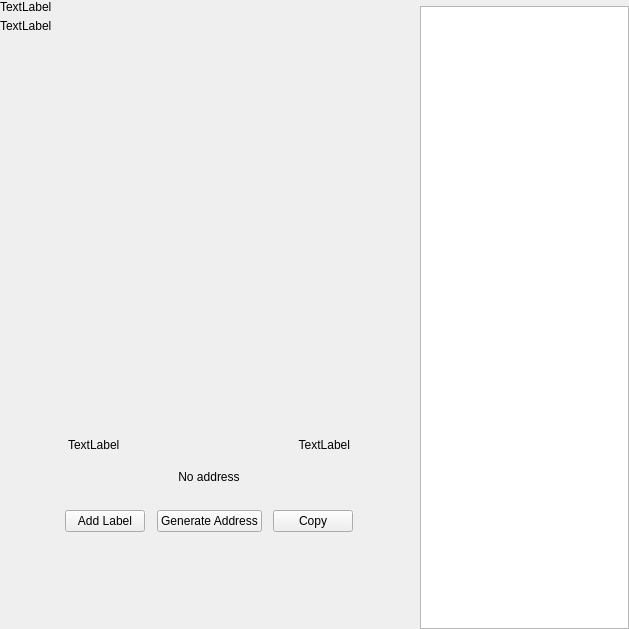
<?xml version="1.0" encoding="UTF-8"?>
<ui version="4.0">
 <class>ReceiveWidget</class>
 <widget class="QWidget" name="ReceiveWidget">
  <property name="geometry">
   <rect>
    <x>0</x>
    <y>0</y>
    <width>629</width>
    <height>629</height>
   </rect>
  </property>
  <property name="minimumSize">
   <size>
    <width>0</width>
    <height>0</height>
   </size>
  </property>
  <property name="windowTitle">
   <string>Form</string>
  </property>
  <layout class="QHBoxLayout" name="horizontalLayout_2" stretch="2,1">
   <property name="spacing">
    <number>0</number>
   </property>
   <property name="leftMargin">
    <number>0</number>
   </property>
   <property name="topMargin">
    <number>0</number>
   </property>
   <property name="rightMargin">
    <number>0</number>
   </property>
   <property name="bottomMargin">
    <number>0</number>
   </property>
   <item>
    <widget class="QWidget" name="left" native="true">
     <layout class="QVBoxLayout" name="verticalLayout_3">
      <property name="leftMargin">
       <number>0</number>
      </property>
      <property name="topMargin">
       <number>0</number>
      </property>
      <property name="rightMargin">
       <number>0</number>
      </property>
      <property name="bottomMargin">
       <number>0</number>
      </property>
      <item>
       <layout class="QVBoxLayout" name="verticalLayout_2">
        <property name="spacing">
         <number>0</number>
        </property>
        <property name="leftMargin">
         <number>0</number>
        </property>
        <item>
         <layout class="QHBoxLayout" name="horizontalLayout_3">
          <property name="spacing">
           <number>0</number>
          </property>
          <item>
           <layout class="QVBoxLayout" name="verticalLayout_4">
            <property name="spacing">
             <number>5</number>
            </property>
            <item>
             <widget class="QLabel" name="labelTitle">
              <property name="text">
               <string>TextLabel</string>
              </property>
             </widget>
            </item>
            <item alignment="Qt::AlignTop">
             <widget class="QLabel" name="labelSubtitle1">
              <property name="text">
               <string>TextLabel</string>
              </property>
             </widget>
            </item>
           </layout>
          </item>
          <item>
           <spacer name="horizontalSpacer">
            <property name="orientation">
             <enum>Qt::Horizontal</enum>
            </property>
            <property name="sizeHint" stdset="0">
             <size>
              <width>40</width>
              <height>20</height>
             </size>
            </property>
           </spacer>
          </item>
         </layout>
        </item>
        <item>
         <spacer name="verticalSpacer_2">
          <property name="orientation">
           <enum>Qt::Vertical</enum>
          </property>
          <property name="sizeType">
           <enum>QSizePolicy::Expanding</enum>
          </property>
          <property name="sizeHint" stdset="0">
           <size>
            <width>20</width>
            <height>50</height>
           </size>
          </property>
         </spacer>
        </item>
        <item alignment="Qt::AlignHCenter">
         <widget class="QWidget" name="layoutQR" native="true">
          <property name="maximumSize">
           <size>
            <width>510</width>
            <height>16777215</height>
           </size>
          </property>
          <layout class="QVBoxLayout" name="verticalLayoutQr">
           <item>
            <spacer name="verticalSpacer11">
             <property name="orientation">
              <enum>Qt::Vertical</enum>
             </property>
             <property name="sizeType">
              <enum>QSizePolicy::Fixed</enum>
             </property>
             <property name="sizeHint" stdset="0">
              <size>
               <width>20</width>
               <height>20</height>
              </size>
             </property>
            </spacer>
           </item>
           <item alignment="Qt::AlignHCenter">
            <widget class="QLabel" name="labelQrImg">
             <property name="minimumSize">
              <size>
               <width>260</width>
               <height>260</height>
              </size>
             </property>
             <property name="maximumSize">
              <size>
               <width>260</width>
               <height>260</height>
              </size>
             </property>
             <property name="text">
              <string/>
             </property>
             <property name="alignment">
              <set>Qt::AlignCenter</set>
             </property>
            </widget>
           </item>
           <item>
            <spacer name="verticalSpacer_21">
             <property name="orientation">
              <enum>Qt::Vertical</enum>
             </property>
             <property name="sizeType">
              <enum>QSizePolicy::Fixed</enum>
             </property>
             <property name="sizeHint" stdset="0">
              <size>
               <width>20</width>
               <height>30</height>
              </size>
             </property>
            </spacer>
           </item>
           <item>
            <widget class="QWidget" name="widget" native="true">
             <property name="minimumSize">
              <size>
               <width>0</width>
               <height>0</height>
              </size>
             </property>
             <layout class="QHBoxLayout" name="horizontalLayout_5">
              <item>
               <widget class="QLabel" name="labelLabel">
                <property name="text">
                 <string>TextLabel</string>
                </property>
               </widget>
              </item>
              <item>
               <spacer name="horizontalSpacer_2">
                <property name="orientation">
                 <enum>Qt::Horizontal</enum>
                </property>
                <property name="sizeHint" stdset="0">
                 <size>
                  <width>141</width>
                  <height>20</height>
                 </size>
                </property>
               </spacer>
              </item>
              <item>
               <widget class="QLabel" name="labelDate">
                <property name="text">
                 <string>TextLabel</string>
                </property>
                <property name="alignment">
                 <set>Qt::AlignRight|Qt::AlignTrailing|Qt::AlignVCenter</set>
                </property>
               </widget>
              </item>
             </layout>
            </widget>
           </item>
           <item>
            <widget class="QLabel" name="labelAddress">
             <property name="sizePolicy">
              <sizepolicy hsizetype="Expanding" vsizetype="Preferred">
               <horstretch>0</horstretch>
               <verstretch>0</verstretch>
              </sizepolicy>
             </property>
             <property name="minimumSize">
              <size>
               <width>300</width>
               <height>0</height>
              </size>
             </property>
             <property name="text">
              <string>No address</string>
             </property>
             <property name="alignment">
              <set>Qt::AlignCenter</set>
             </property>
            </widget>
           </item>
           <item>
            <spacer name="verticalSpacer_4">
             <property name="orientation">
              <enum>Qt::Vertical</enum>
             </property>
             <property name="sizeType">
              <enum>QSizePolicy::Fixed</enum>
             </property>
             <property name="sizeHint" stdset="0">
              <size>
               <width>20</width>
               <height>20</height>
              </size>
             </property>
            </spacer>
           </item>
           <item>
            <layout class="QHBoxLayout" name="horizontalLayout_4">
             <item alignment="Qt::AlignHCenter">
              <widget class="QPushButton" name="pushButtonLabel">
               <property name="focusPolicy">
                <enum>Qt::NoFocus</enum>
               </property>
               <property name="text">
                <string>Add Label</string>
               </property>
              </widget>
             </item>
             <item alignment="Qt::AlignHCenter">
              <widget class="QPushButton" name="pushButtonNewAddress">
               <property name="focusPolicy">
                <enum>Qt::NoFocus</enum>
               </property>
               <property name="text">
                <string>Generate Address</string>
               </property>
              </widget>
             </item>
             <item alignment="Qt::AlignHCenter">
              <widget class="QPushButton" name="pushButtonCopy">
               <property name="focusPolicy">
                <enum>Qt::NoFocus</enum>
               </property>
               <property name="text">
                <string>Copy</string>
               </property>
              </widget>
             </item>
            </layout>
           </item>
           <item>
            <spacer name="verticalSpacer_3">
             <property name="orientation">
              <enum>Qt::Vertical</enum>
             </property>
             <property name="sizeType">
              <enum>QSizePolicy::Expanding</enum>
             </property>
             <property name="sizeHint" stdset="0">
              <size>
               <width>20</width>
               <height>20</height>
              </size>
             </property>
            </spacer>
           </item>
          </layout>
         </widget>
        </item>
        <item>
         <spacer name="verticalSpacer">
          <property name="orientation">
           <enum>Qt::Vertical</enum>
          </property>
          <property name="sizeHint" stdset="0">
           <size>
            <width>20</width>
            <height>40</height>
           </size>
          </property>
         </spacer>
        </item>
       </layout>
      </item>
     </layout>
    </widget>
   </item>
   <item>
    <widget class="QWidget" name="right" native="true">
     <layout class="QVBoxLayout" name="verticalLayout_5">
      <property name="spacing">
       <number>0</number>
      </property>
      <property name="leftMargin">
       <number>1</number>
      </property>
      <property name="topMargin">
       <number>0</number>
      </property>
      <property name="rightMargin">
       <number>0</number>
      </property>
      <property name="bottomMargin">
       <number>0</number>
      </property>
      <item>
       <layout class="QVBoxLayout" name="container_right">
        <property name="spacing">
         <number>0</number>
        </property>
        <property name="leftMargin">
         <number>0</number>
        </property>
        <property name="rightMargin">
         <number>0</number>
        </property>
        <item>
         <layout class="QVBoxLayout" name="verticalLayout">
          <property name="spacing">
           <number>6</number>
          </property>
          <property name="leftMargin">
           <number>19</number>
          </property>
          <property name="rightMargin">
           <number>19</number>
          </property>
          <item>
           <widget class="OptionButton" name="btnRequest" native="true"/>
          </item>
          <item>
           <widget class="OptionButton" name="btnMyAddresses" native="true">
            <property name="sizePolicy">
             <sizepolicy hsizetype="Preferred" vsizetype="Minimum">
              <horstretch>0</horstretch>
              <verstretch>0</verstretch>
             </sizepolicy>
            </property>
           </widget>
          </item>
         </layout>
        </item>
        <item>
         <widget class="QListView" name="listViewAddress"/>
        </item>
       </layout>
      </item>
     </layout>
    </widget>
   </item>
  </layout>
 </widget>
 <customwidgets>
  <customwidget>
   <class>OptionButton</class>
   <extends>QWidget</extends>
   <header>qt/indiancoin/optionbutton.h</header>
   <container>1</container>
  </customwidget>
 </customwidgets>
 <resources/>
 <connections/>
</ui>
